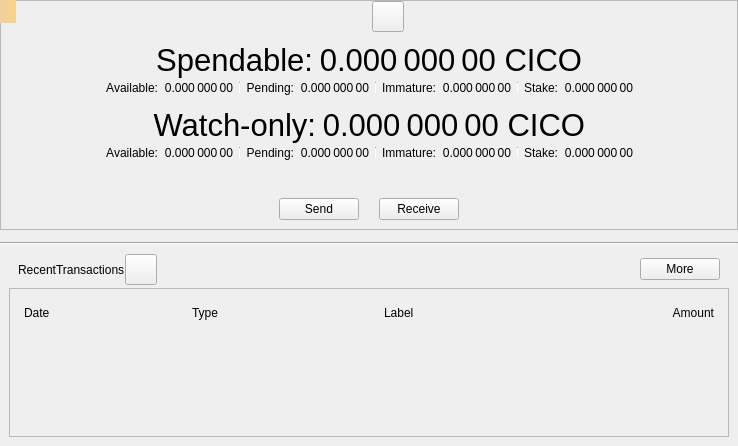
<?xml version="1.0" encoding="UTF-8"?>
<ui version="4.0">
 <class>OverviewPage</class>
 <widget class="QWidget" name="OverviewPage">
  <property name="geometry">
   <rect>
    <x>0</x>
    <y>0</y>
    <width>738</width>
    <height>446</height>
   </rect>
  </property>
  <property name="windowTitle">
   <string>Form</string>
  </property>
  <layout class="QVBoxLayout" name="verticalLayout_6">
   <property name="spacing">
    <number>0</number>
   </property>
   <property name="leftMargin">
    <number>0</number>
   </property>
   <property name="topMargin">
    <number>0</number>
   </property>
   <property name="rightMargin">
    <number>0</number>
   </property>
   <property name="bottomMargin">
    <number>0</number>
   </property>
   <item>
    <widget class="QFrame" name="frameBalances">
     <property name="frameShape">
      <enum>QFrame::StyledPanel</enum>
     </property>
     <property name="frameShadow">
      <enum>QFrame::Raised</enum>
     </property>
     <layout class="QVBoxLayout" name="verticalLayout_5">
      <property name="spacing">
       <number>0</number>
      </property>
      <property name="leftMargin">
       <number>0</number>
      </property>
      <property name="topMargin">
       <number>0</number>
      </property>
      <property name="rightMargin">
       <number>0</number>
      </property>
      <property name="bottomMargin">
       <number>0</number>
      </property>
      <item>
       <widget class="QWidget" name="widgetStatus" native="true">
        <layout class="QHBoxLayout" name="horizontalLayout_16">
         <property name="leftMargin">
          <number>0</number>
         </property>
         <property name="topMargin">
          <number>0</number>
         </property>
         <property name="rightMargin">
          <number>0</number>
         </property>
         <property name="bottomMargin">
          <number>0</number>
         </property>
         <item>
          <spacer name="horizontalSpacer_6">
           <property name="orientation">
            <enum>Qt::Horizontal</enum>
           </property>
           <property name="sizeHint" stdset="0">
            <size>
             <width>0</width>
             <height>20</height>
            </size>
           </property>
          </spacer>
         </item>
         <item>
          <widget class="QLabel" name="labelLogo">
           <property name="sizePolicy">
            <sizepolicy hsizetype="Fixed" vsizetype="Fixed">
             <horstretch>0</horstretch>
             <verstretch>0</verstretch>
            </sizepolicy>
           </property>
           <property name="minimumSize">
            <size>
             <width>32</width>
             <height>32</height>
            </size>
           </property>
          </widget>
         </item>
         <item>
          <widget class="QToolButton" name="labelWalletStatus">
           <property name="enabled">
            <bool>true</bool>
           </property>
           <property name="toolTip">
            <string>The displayed information may be out of date. Your wallet automatically synchronizes with the Cico network after a connection is established, but this process has not completed yet.</string>
           </property>
           <property name="text">
            <string/>
           </property>
           <property name="icon">
            <iconset>
             <normaloff>:/icons/warning</normaloff>
             <disabledoff>:/icons/warning</disabledoff>:/icons/warning</iconset>
           </property>
           <property name="iconSize">
            <size>
             <width>24</width>
             <height>24</height>
            </size>
           </property>
           <property name="flat" stdset="0">
            <bool>false</bool>
           </property>
          </widget>
         </item>
         <item>
          <spacer name="horizontalSpacer_5">
           <property name="orientation">
            <enum>Qt::Horizontal</enum>
           </property>
           <property name="sizeHint" stdset="0">
            <size>
             <width>0</width>
             <height>20</height>
            </size>
           </property>
          </spacer>
         </item>
        </layout>
       </widget>
      </item>
      <item>
       <widget class="QWidget" name="widgetWallet" native="true">
        <layout class="QVBoxLayout" name="verticalLayout_2">
         <property name="spacing">
          <number>0</number>
         </property>
         <item>
          <widget class="QWidget" name="widgetTotal" native="true">
           <layout class="QHBoxLayout" name="horizontalLayout">
            <property name="leftMargin">
             <number>0</number>
            </property>
            <property name="topMargin">
             <number>0</number>
            </property>
            <property name="rightMargin">
             <number>0</number>
            </property>
            <property name="bottomMargin">
             <number>0</number>
            </property>
            <item>
             <spacer name="horizontalSpacer_7">
              <property name="orientation">
               <enum>Qt::Horizontal</enum>
              </property>
              <property name="sizeHint" stdset="0">
               <size>
                <width>0</width>
                <height>20</height>
               </size>
              </property>
             </spacer>
            </item>
            <item>
             <widget class="QLabel" name="labelSpendable">
              <property name="font">
               <font>
                <pointsize>23</pointsize>
               </font>
              </property>
              <property name="text">
               <string>Spendable:</string>
              </property>
              <property name="alignment">
               <set>Qt::AlignRight|Qt::AlignTrailing|Qt::AlignVCenter</set>
              </property>
             </widget>
            </item>
            <item>
             <widget class="QLabel" name="labelTotal">
              <property name="font">
               <font>
                <pointsize>23</pointsize>
               </font>
              </property>
              <property name="cursor">
               <cursorShape>IBeamCursor</cursorShape>
              </property>
              <property name="toolTip">
               <string>Your current total balance</string>
              </property>
              <property name="text">
               <string notr="true">0.000 000 00 CICO</string>
              </property>
              <property name="alignment">
               <set>Qt::AlignRight|Qt::AlignTrailing|Qt::AlignVCenter</set>
              </property>
              <property name="textInteractionFlags">
               <set>Qt::LinksAccessibleByMouse|Qt::TextSelectableByMouse</set>
              </property>
             </widget>
            </item>
            <item>
             <spacer name="horizontalSpacer_8">
              <property name="orientation">
               <enum>Qt::Horizontal</enum>
              </property>
              <property name="sizeHint" stdset="0">
               <size>
                <width>0</width>
                <height>20</height>
               </size>
              </property>
             </spacer>
            </item>
           </layout>
          </widget>
         </item>
         <item>
          <layout class="QHBoxLayout" name="horizontalLayout_13">
           <property name="leftMargin">
            <number>0</number>
           </property>
           <property name="topMargin">
            <number>0</number>
           </property>
           <property name="rightMargin">
            <number>0</number>
           </property>
           <property name="bottomMargin">
            <number>0</number>
           </property>
           <item>
            <spacer name="horizontalSpacer_9">
             <property name="orientation">
              <enum>Qt::Horizontal</enum>
             </property>
             <property name="sizeHint" stdset="0">
              <size>
               <width>40</width>
               <height>20</height>
              </size>
             </property>
            </spacer>
           </item>
           <item>
            <widget class="QWidget" name="widgetBalance" native="true">
             <layout class="QHBoxLayout" name="horizontalLayout_2">
              <property name="leftMargin">
               <number>0</number>
              </property>
              <property name="topMargin">
               <number>0</number>
              </property>
              <property name="rightMargin">
               <number>0</number>
              </property>
              <property name="bottomMargin">
               <number>0</number>
              </property>
              <item>
               <widget class="QLabel" name="labelBalanceText">
                <property name="text">
                 <string>Available:</string>
                </property>
                <property name="alignment">
                 <set>Qt::AlignRight|Qt::AlignTrailing|Qt::AlignVCenter</set>
                </property>
               </widget>
              </item>
              <item>
               <widget class="QLabel" name="labelBalance">
                <property name="cursor">
                 <cursorShape>IBeamCursor</cursorShape>
                </property>
                <property name="toolTip">
                 <string>Your current spendable balance</string>
                </property>
                <property name="text">
                 <string notr="true">0.000 000 00</string>
                </property>
                <property name="alignment">
                 <set>Qt::AlignRight|Qt::AlignTrailing|Qt::AlignVCenter</set>
                </property>
                <property name="textInteractionFlags">
                 <set>Qt::LinksAccessibleByMouse|Qt::TextSelectableByMouse</set>
                </property>
               </widget>
              </item>
             </layout>
            </widget>
           </item>
           <item>
            <widget class="QWidget" name="widgetPending" native="true">
             <layout class="QHBoxLayout" name="horizontalLayout_3">
              <property name="leftMargin">
               <number>6</number>
              </property>
              <property name="topMargin">
               <number>0</number>
              </property>
              <property name="rightMargin">
               <number>0</number>
              </property>
              <property name="bottomMargin">
               <number>0</number>
              </property>
              <item>
               <widget class="Line" name="vLine">
                <property name="maximumSize">
                 <size>
                  <width>1</width>
                  <height>12</height>
                 </size>
                </property>
                <property name="orientation">
                 <enum>Qt::Vertical</enum>
                </property>
               </widget>
              </item>
              <item>
               <widget class="QLabel" name="labelPendingText">
                <property name="text">
                 <string>Pending:</string>
                </property>
                <property name="alignment">
                 <set>Qt::AlignRight|Qt::AlignTrailing|Qt::AlignVCenter</set>
                </property>
               </widget>
              </item>
              <item>
               <widget class="QLabel" name="labelUnconfirmed">
                <property name="cursor">
                 <cursorShape>IBeamCursor</cursorShape>
                </property>
                <property name="toolTip">
                 <string>Total of transactions that have yet to be confirmed, and do not yet count toward the spendable balance</string>
                </property>
                <property name="text">
                 <string notr="true">0.000 000 00</string>
                </property>
                <property name="alignment">
                 <set>Qt::AlignRight|Qt::AlignTrailing|Qt::AlignVCenter</set>
                </property>
                <property name="textInteractionFlags">
                 <set>Qt::LinksAccessibleByMouse|Qt::TextSelectableByMouse</set>
                </property>
               </widget>
              </item>
             </layout>
            </widget>
           </item>
           <item>
            <widget class="QWidget" name="widgetImmature" native="true">
             <layout class="QHBoxLayout" name="horizontalLayout_4">
              <property name="leftMargin">
               <number>6</number>
              </property>
              <property name="topMargin">
               <number>0</number>
              </property>
              <property name="rightMargin">
               <number>0</number>
              </property>
              <property name="bottomMargin">
               <number>0</number>
              </property>
              <item>
               <widget class="Line" name="vLine_2">
                <property name="maximumSize">
                 <size>
                  <width>1</width>
                  <height>12</height>
                 </size>
                </property>
                <property name="orientation">
                 <enum>Qt::Vertical</enum>
                </property>
               </widget>
              </item>
              <item>
               <widget class="QLabel" name="labelImmatureText">
                <property name="text">
                 <string>Immature:</string>
                </property>
                <property name="alignment">
                 <set>Qt::AlignRight|Qt::AlignTrailing|Qt::AlignVCenter</set>
                </property>
               </widget>
              </item>
              <item>
               <widget class="QLabel" name="labelImmature">
                <property name="cursor">
                 <cursorShape>IBeamCursor</cursorShape>
                </property>
                <property name="toolTip">
                 <string>Mined balance that has not yet matured</string>
                </property>
                <property name="text">
                 <string notr="true">0.000 000 00</string>
                </property>
                <property name="alignment">
                 <set>Qt::AlignRight|Qt::AlignTrailing|Qt::AlignVCenter</set>
                </property>
                <property name="textInteractionFlags">
                 <set>Qt::LinksAccessibleByMouse|Qt::TextSelectableByMouse</set>
                </property>
               </widget>
              </item>
             </layout>
            </widget>
           </item>
           <item>
            <widget class="QWidget" name="widgetStake" native="true">
             <layout class="QHBoxLayout" name="horizontalLayout_7">
              <property name="leftMargin">
               <number>6</number>
              </property>
              <property name="topMargin">
               <number>0</number>
              </property>
              <property name="rightMargin">
               <number>0</number>
              </property>
              <property name="bottomMargin">
               <number>0</number>
              </property>
              <item>
               <widget class="Line" name="vLine_3">
                <property name="maximumSize">
                 <size>
                  <width>1</width>
                  <height>12</height>
                 </size>
                </property>
                <property name="orientation">
                 <enum>Qt::Vertical</enum>
                </property>
               </widget>
              </item>
              <item>
               <widget class="QLabel" name="labelStakeText">
                <property name="text">
                 <string>Stake:</string>
                </property>
                <property name="alignment">
                 <set>Qt::AlignRight|Qt::AlignTrailing|Qt::AlignVCenter</set>
                </property>
               </widget>
              </item>
              <item>
               <widget class="QLabel" name="labelStake">
                <property name="text">
                 <string>0.000 000 00</string>
                </property>
                <property name="alignment">
                 <set>Qt::AlignRight|Qt::AlignTrailing|Qt::AlignVCenter</set>
                </property>
                <property name="textInteractionFlags">
                 <set>Qt::LinksAccessibleByMouse|Qt::TextSelectableByMouse</set>
                </property>
               </widget>
              </item>
             </layout>
            </widget>
           </item>
           <item>
            <spacer name="horizontalSpacer_10">
             <property name="orientation">
              <enum>Qt::Horizontal</enum>
             </property>
             <property name="sizeHint" stdset="0">
              <size>
               <width>40</width>
               <height>20</height>
              </size>
             </property>
            </spacer>
           </item>
          </layout>
         </item>
        </layout>
       </widget>
      </item>
      <item>
       <widget class="QWidget" name="widgetWatch" native="true">
        <layout class="QVBoxLayout" name="verticalLayout_4">
         <property name="spacing">
          <number>0</number>
         </property>
         <property name="topMargin">
          <number>0</number>
         </property>
         <property name="bottomMargin">
          <number>0</number>
         </property>
         <item>
          <widget class="QWidget" name="widgetWatchTotal" native="true">
           <layout class="QHBoxLayout" name="horizontalLayout_8">
            <property name="leftMargin">
             <number>0</number>
            </property>
            <property name="topMargin">
             <number>0</number>
            </property>
            <property name="rightMargin">
             <number>0</number>
            </property>
            <property name="bottomMargin">
             <number>0</number>
            </property>
            <item>
             <spacer name="horizontalSpacer_11">
              <property name="orientation">
               <enum>Qt::Horizontal</enum>
              </property>
              <property name="sizeHint" stdset="0">
               <size>
                <width>0</width>
                <height>20</height>
               </size>
              </property>
             </spacer>
            </item>
            <item>
             <widget class="QLabel" name="labelWatchonly">
              <property name="font">
               <font>
                <pointsize>23</pointsize>
               </font>
              </property>
              <property name="text">
               <string>Watch-only:</string>
              </property>
              <property name="alignment">
               <set>Qt::AlignRight|Qt::AlignTrailing|Qt::AlignVCenter</set>
              </property>
             </widget>
            </item>
            <item>
             <widget class="QLabel" name="labelWatchTotal">
              <property name="font">
               <font>
                <pointsize>23</pointsize>
               </font>
              </property>
              <property name="cursor">
               <cursorShape>IBeamCursor</cursorShape>
              </property>
              <property name="toolTip">
               <string>Current total balance in watch-only addresses</string>
              </property>
              <property name="text">
               <string notr="true">0.000 000 00 CICO</string>
              </property>
              <property name="alignment">
               <set>Qt::AlignRight|Qt::AlignTrailing|Qt::AlignVCenter</set>
              </property>
              <property name="textInteractionFlags">
               <set>Qt::LinksAccessibleByMouse|Qt::TextSelectableByMouse</set>
              </property>
             </widget>
            </item>
            <item>
             <spacer name="horizontalSpacer_12">
              <property name="orientation">
               <enum>Qt::Horizontal</enum>
              </property>
              <property name="sizeHint" stdset="0">
               <size>
                <width>0</width>
                <height>20</height>
               </size>
              </property>
             </spacer>
            </item>
           </layout>
          </widget>
         </item>
         <item>
          <layout class="QHBoxLayout" name="horizontalLayout_14">
           <property name="leftMargin">
            <number>0</number>
           </property>
           <property name="rightMargin">
            <number>0</number>
           </property>
           <item>
            <spacer name="horizontalSpacer_13">
             <property name="orientation">
              <enum>Qt::Horizontal</enum>
             </property>
             <property name="sizeHint" stdset="0">
              <size>
               <width>0</width>
               <height>20</height>
              </size>
             </property>
            </spacer>
           </item>
           <item>
            <widget class="QWidget" name="widgetWatchAvailable" native="true">
             <layout class="QHBoxLayout" name="horizontalLayout_9">
              <property name="leftMargin">
               <number>0</number>
              </property>
              <property name="topMargin">
               <number>0</number>
              </property>
              <property name="rightMargin">
               <number>0</number>
              </property>
              <property name="bottomMargin">
               <number>0</number>
              </property>
              <item>
               <widget class="QLabel" name="labelWatchAvailableText">
                <property name="text">
                 <string>Available:</string>
                </property>
                <property name="alignment">
                 <set>Qt::AlignRight|Qt::AlignTrailing|Qt::AlignVCenter</set>
                </property>
               </widget>
              </item>
              <item>
               <widget class="QLabel" name="labelWatchAvailable">
                <property name="cursor">
                 <cursorShape>IBeamCursor</cursorShape>
                </property>
                <property name="toolTip">
                 <string>Your current balance in watch-only addresses</string>
                </property>
                <property name="text">
                 <string notr="true">0.000 000 00</string>
                </property>
                <property name="alignment">
                 <set>Qt::AlignRight|Qt::AlignTrailing|Qt::AlignVCenter</set>
                </property>
                <property name="textInteractionFlags">
                 <set>Qt::LinksAccessibleByMouse|Qt::TextSelectableByMouse</set>
                </property>
               </widget>
              </item>
             </layout>
            </widget>
           </item>
           <item>
            <widget class="QWidget" name="widgetWatchPending" native="true">
             <layout class="QHBoxLayout" name="horizontalLayout_10">
              <property name="leftMargin">
               <number>6</number>
              </property>
              <property name="topMargin">
               <number>0</number>
              </property>
              <property name="rightMargin">
               <number>0</number>
              </property>
              <property name="bottomMargin">
               <number>0</number>
              </property>
              <item>
               <widget class="Line" name="vLine_4">
                <property name="maximumSize">
                 <size>
                  <width>1</width>
                  <height>12</height>
                 </size>
                </property>
                <property name="orientation">
                 <enum>Qt::Vertical</enum>
                </property>
               </widget>
              </item>
              <item>
               <widget class="QLabel" name="labelWatchPendingText">
                <property name="text">
                 <string>Pending:</string>
                </property>
                <property name="alignment">
                 <set>Qt::AlignRight|Qt::AlignTrailing|Qt::AlignVCenter</set>
                </property>
               </widget>
              </item>
              <item>
               <widget class="QLabel" name="labelWatchPending">
                <property name="cursor">
                 <cursorShape>IBeamCursor</cursorShape>
                </property>
                <property name="toolTip">
                 <string>Unconfirmed transactions to watch-only addresses</string>
                </property>
                <property name="text">
                 <string notr="true">0.000 000 00</string>
                </property>
                <property name="alignment">
                 <set>Qt::AlignRight|Qt::AlignTrailing|Qt::AlignVCenter</set>
                </property>
                <property name="textInteractionFlags">
                 <set>Qt::LinksAccessibleByMouse|Qt::TextSelectableByMouse</set>
                </property>
               </widget>
              </item>
             </layout>
            </widget>
           </item>
           <item>
            <widget class="QWidget" name="widgetWatchImmature" native="true">
             <layout class="QHBoxLayout" name="horizontalLayout_11">
              <property name="leftMargin">
               <number>6</number>
              </property>
              <property name="topMargin">
               <number>0</number>
              </property>
              <property name="rightMargin">
               <number>0</number>
              </property>
              <property name="bottomMargin">
               <number>0</number>
              </property>
              <item>
               <widget class="Line" name="vLine_5">
                <property name="maximumSize">
                 <size>
                  <width>1</width>
                  <height>12</height>
                 </size>
                </property>
                <property name="orientation">
                 <enum>Qt::Vertical</enum>
                </property>
               </widget>
              </item>
              <item>
               <widget class="QLabel" name="labelWatchImmatureText">
                <property name="text">
                 <string>Immature:</string>
                </property>
                <property name="alignment">
                 <set>Qt::AlignRight|Qt::AlignTrailing|Qt::AlignVCenter</set>
                </property>
               </widget>
              </item>
              <item>
               <widget class="QLabel" name="labelWatchImmature">
                <property name="cursor">
                 <cursorShape>IBeamCursor</cursorShape>
                </property>
                <property name="toolTip">
                 <string>Mined balance in watch-only addresses that has not yet matured</string>
                </property>
                <property name="text">
                 <string notr="true">0.000 000 00</string>
                </property>
                <property name="alignment">
                 <set>Qt::AlignRight|Qt::AlignTrailing|Qt::AlignVCenter</set>
                </property>
                <property name="textInteractionFlags">
                 <set>Qt::LinksAccessibleByMouse|Qt::TextSelectableByMouse</set>
                </property>
               </widget>
              </item>
             </layout>
            </widget>
           </item>
           <item>
            <widget class="QWidget" name="widgetWatchStake" native="true">
             <layout class="QHBoxLayout" name="horizontalLayout_12">
              <property name="leftMargin">
               <number>6</number>
              </property>
              <property name="topMargin">
               <number>0</number>
              </property>
              <property name="rightMargin">
               <number>0</number>
              </property>
              <property name="bottomMargin">
               <number>0</number>
              </property>
              <item>
               <widget class="Line" name="vLine_6">
                <property name="maximumSize">
                 <size>
                  <width>1</width>
                  <height>12</height>
                 </size>
                </property>
                <property name="orientation">
                 <enum>Qt::Vertical</enum>
                </property>
               </widget>
              </item>
              <item>
               <widget class="QLabel" name="labelWatchStakeText">
                <property name="text">
                 <string>Stake:</string>
                </property>
                <property name="alignment">
                 <set>Qt::AlignRight|Qt::AlignTrailing|Qt::AlignVCenter</set>
                </property>
               </widget>
              </item>
              <item>
               <widget class="QLabel" name="labelWatchStake">
                <property name="text">
                 <string>0.000 000 00</string>
                </property>
                <property name="alignment">
                 <set>Qt::AlignRight|Qt::AlignTrailing|Qt::AlignVCenter</set>
                </property>
                <property name="textInteractionFlags">
                 <set>Qt::LinksAccessibleByMouse|Qt::TextSelectableByMouse</set>
                </property>
               </widget>
              </item>
             </layout>
            </widget>
           </item>
           <item>
            <spacer name="horizontalSpacer_14">
             <property name="orientation">
              <enum>Qt::Horizontal</enum>
             </property>
             <property name="sizeHint" stdset="0">
              <size>
               <width>0</width>
               <height>20</height>
              </size>
             </property>
            </spacer>
           </item>
          </layout>
         </item>
        </layout>
       </widget>
      </item>
      <item>
       <widget class="QWidget" name="widgetTransaction" native="true">
        <layout class="QHBoxLayout" name="horizontalLayout_15">
         <property name="spacing">
          <number>20</number>
         </property>
         <property name="topMargin">
          <number>35</number>
         </property>
         <item>
          <spacer name="horizontalSpacer_15">
           <property name="orientation">
            <enum>Qt::Horizontal</enum>
           </property>
           <property name="sizeHint" stdset="0">
            <size>
             <width>0</width>
             <height>20</height>
            </size>
           </property>
          </spacer>
         </item>
         <item>
          <widget class="CicoPushButton" name="buttonSend">
           <property name="text">
            <string>Send</string>
           </property>
          </widget>
         </item>
         <item>
          <widget class="CicoPushButton" name="buttonReceive">
           <property name="text">
            <string>Receive</string>
           </property>
          </widget>
         </item>
         <item>
          <spacer name="horizontalSpacer_16">
           <property name="orientation">
            <enum>Qt::Horizontal</enum>
           </property>
           <property name="sizeHint" stdset="0">
            <size>
             <width>0</width>
             <height>20</height>
            </size>
           </property>
          </spacer>
         </item>
        </layout>
       </widget>
      </item>
     </layout>
    </widget>
   </item>
   <item>
    <spacer name="verticalSpacer_5">
     <property name="orientation">
      <enum>Qt::Vertical</enum>
     </property>
     <property name="sizeType">
      <enum>QSizePolicy::Fixed</enum>
     </property>
     <property name="sizeHint" stdset="0">
      <size>
       <width>20</width>
       <height>12</height>
      </size>
     </property>
    </spacer>
   </item>
   <item>
    <widget class="Line" name="hLine">
     <property name="orientation">
      <enum>Qt::Horizontal</enum>
     </property>
    </widget>
   </item>
   <item>
    <spacer name="verticalSpacer_4">
     <property name="orientation">
      <enum>Qt::Vertical</enum>
     </property>
     <property name="sizeType">
      <enum>QSizePolicy::Fixed</enum>
     </property>
     <property name="sizeHint" stdset="0">
      <size>
       <width>20</width>
       <height>0</height>
      </size>
     </property>
    </spacer>
   </item>
   <item>
    <widget class="QWidget" name="widgetRecent" native="true">
     <layout class="QVBoxLayout" name="verticalLayout">
      <property name="spacing">
       <number>0</number>
      </property>
      <item>
       <layout class="QHBoxLayout" name="horizontalLayout_6">
        <property name="leftMargin">
         <number>9</number>
        </property>
        <property name="rightMargin">
         <number>9</number>
        </property>
        <property name="bottomMargin">
         <number>3</number>
        </property>
        <item>
         <widget class="QLabel" name="labelRecentTransactions">
          <property name="text">
           <string>RecentTransactions</string>
          </property>
         </widget>
        </item>
        <item>
         <widget class="QToolButton" name="labelTransactionsStatus">
          <property name="enabled">
           <bool>true</bool>
          </property>
          <property name="toolTip">
           <string>The displayed information may be out of date. Your wallet automatically synchronizes with the Cico network after a connection is established, but this process has not completed yet.</string>
          </property>
          <property name="text">
           <string/>
          </property>
          <property name="icon">
           <iconset>
            <normaloff>:/icons/warning</normaloff>
            <disabledoff>:/icons/warning</disabledoff>:/icons/warning</iconset>
          </property>
          <property name="iconSize">
           <size>
            <width>24</width>
            <height>24</height>
           </size>
          </property>
          <property name="flat" stdset="0">
           <bool>false</bool>
          </property>
         </widget>
        </item>
        <item>
         <spacer name="horizontalSpacer_3">
          <property name="orientation">
           <enum>Qt::Horizontal</enum>
          </property>
          <property name="sizeHint" stdset="0">
           <size>
            <width>0</width>
            <height>20</height>
           </size>
          </property>
         </spacer>
        </item>
        <item>
         <widget class="QPushButton" name="showMoreButton">
          <property name="text">
           <string>More</string>
          </property>
         </widget>
        </item>
       </layout>
      </item>
      <item>
       <layout class="QVBoxLayout" name="verticalLayout_3">
        <item>
         <widget class="QFrame" name="frameRecentTransactions">
          <property name="frameShape">
           <enum>QFrame::StyledPanel</enum>
          </property>
          <property name="frameShadow">
           <enum>QFrame::Raised</enum>
          </property>
          <layout class="QVBoxLayout" name="verticalLayout_8">
           <item>
            <widget class="QWidget" name="widget_header" native="true">
             <layout class="QHBoxLayout" name="horizontalLayout_5">
              <property name="spacing">
               <number>5</number>
              </property>
              <property name="leftMargin">
               <number>5</number>
              </property>
              <property name="topMargin">
               <number>5</number>
              </property>
              <property name="rightMargin">
               <number>5</number>
              </property>
              <property name="bottomMargin">
               <number>5</number>
              </property>
              <item>
               <widget class="QLabel" name="labelDate">
                <property name="text">
                 <string>Date</string>
                </property>
               </widget>
              </item>
              <item>
               <widget class="QLabel" name="labelType">
                <property name="text">
                 <string>Type</string>
                </property>
               </widget>
              </item>
              <item>
               <spacer name="horizontalSpacer_2">
                <property name="orientation">
                 <enum>Qt::Horizontal</enum>
                </property>
                <property name="sizeType">
                 <enum>QSizePolicy::Fixed</enum>
                </property>
                <property name="sizeHint" stdset="0">
                 <size>
                  <width>25</width>
                  <height>20</height>
                 </size>
                </property>
               </spacer>
              </item>
              <item>
               <widget class="QLabel" name="labelAddress">
                <property name="text">
                 <string>Label</string>
                </property>
               </widget>
              </item>
              <item>
               <widget class="QLabel" name="labelAmount">
                <property name="text">
                 <string>Amount</string>
                </property>
                <property name="alignment">
                 <set>Qt::AlignRight|Qt::AlignTrailing|Qt::AlignVCenter</set>
                </property>
               </widget>
              </item>
             </layout>
            </widget>
           </item>
           <item>
            <widget class="QListView" name="listTransactions">
             <property name="styleSheet">
              <string notr="true">QListView { background: transparent; }</string>
             </property>
             <property name="frameShape">
              <enum>QFrame::NoFrame</enum>
             </property>
             <property name="verticalScrollBarPolicy">
              <enum>Qt::ScrollBarAlwaysOff</enum>
             </property>
             <property name="horizontalScrollBarPolicy">
              <enum>Qt::ScrollBarAlwaysOff</enum>
             </property>
            </widget>
           </item>
          </layout>
         </widget>
        </item>
       </layout>
      </item>
     </layout>
    </widget>
   </item>
  </layout>
  <widget class="QLabel" name="labelAlerts">
   <property name="geometry">
    <rect>
     <x>0</x>
     <y>0</y>
     <width>16</width>
     <height>23</height>
    </rect>
   </property>
   <property name="visible">
    <bool>false</bool>
   </property>
   <property name="styleSheet">
    <string notr="true">QLabel { background-color: qlineargradient(x1: 0, y1: 0, x2: 1, y2: 0, stop:0 #F0D0A0, stop:1 #F8D488); color:#000000; }</string>
   </property>
   <property name="wordWrap">
    <bool>true</bool>
   </property>
   <property name="margin">
    <number>3</number>
   </property>
   <property name="textInteractionFlags">
    <set>Qt::TextSelectableByMouse</set>
   </property>
  </widget>
 </widget>
 <customwidgets>
  <customwidget>
   <class>CicoPushButton</class>
   <extends>QPushButton</extends>
   <header>qt/cicopushbutton.h</header>
  </customwidget>
 </customwidgets>
 <resources/>
 <connections/>
</ui>
